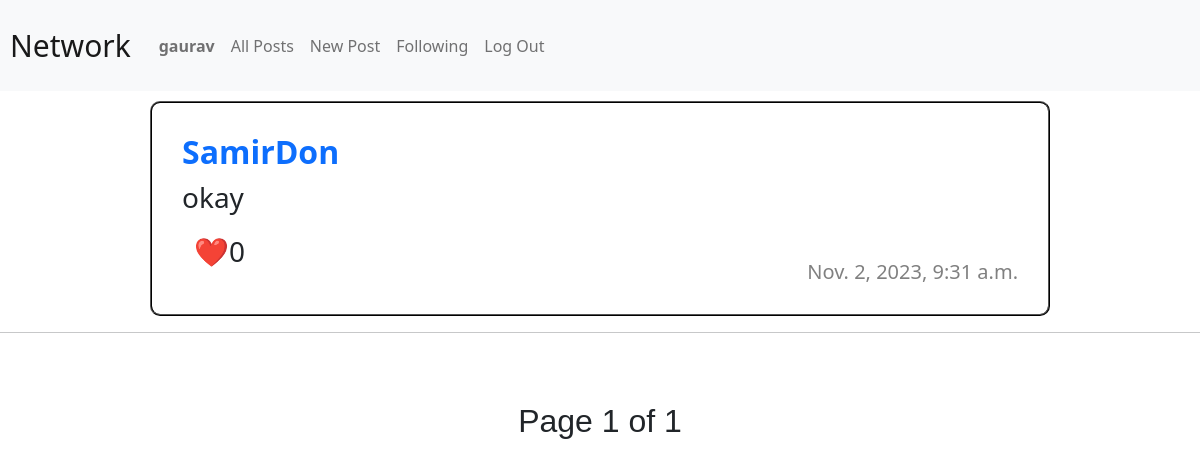
Page /following (signed in) on the earlier database version.
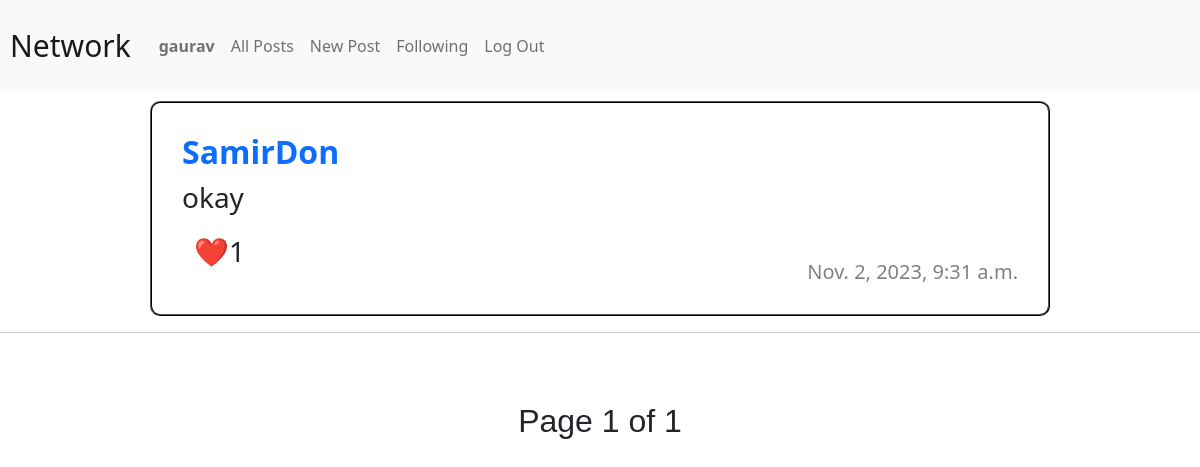
Same page on the later database version.
### network/models.py (models this page shows, shortened)
class Post(models.Model):
    user = models.ForeignKey(User, on_delete=models.CASCADE)
    content = models.TextField()
    creation_date = models.DateTimeField(auto_now_add=True)
    likes = models.IntegerField(default=0)
    edited = models.BooleanField(default=False)
    likers = models.TextField(default="", null=True)

class User(AbstractUser):
    follower = models.TextField(default="", null=True)
    following = models.TextField(default="", null=True)
    pass

### network/views.py (the view)
# urls.py: path("following", views.followingfeed, name="followingfeed"),
@login_required
def followingfeed(request):
    logged_user = User.objects.get(id= request.user.id)
    following_list = logged_user.following.split(",")
    if "" in following_list:
        following_list.remove("")
    try:
        all_feed = Post.objects.filter(user=following_list[0]).order_by('-creation_date')
        for i in following_list:
            all_feed = list(chain(all_feed, Post.objects.filter(user=int(i)).order_by('-creation_date')))
    except ValueError:
        all_feed=[]
    paginator = Paginator(all_feed, MAX_POSTS)
    page = request.GET.get('page')
    posts_paginator = paginator.get_page(page)
    return render(request, "network/following.html",{
        "posts" : all_feed,
        "page" : posts_paginator
    })

### network/templates/network/following.html (shortened to what this page needs)
{% extends "network/layout.html" %}
{% load static %}
{% block body %}
{% if posts %}
    {% for post in page %}
        <div class="post">
            <a href="{% url "userpage" post.user.id %}"><h2>{{ post.user.username }}</h2></a>
            <h3 id="post-content-{{post.id}}">{{ post.content }}</h3>
            <ul class="likeul">
                <li>
                    <h3 id="likeButton{{ post.id }}"><a onclick="likepost(`{{ post.id }}`)">❤️ </a></h3>
                </li>
                <li>
                    <h3 id="likes{{ post.id }}">{{ post.likes }}</h3>
                </li>
            </ul>
            <h6 style="color: gray;text-align: right; visibility: hidden;" id="editedtag{{ post.id }}">(edited)</h1>
            <h5 style="text-align: right;">{{ post.creation_date }}</h5>
        </div>
    {% endfor %}
        {% else %}
            <center><h1 style="color: red; font-weight: Bolder; font-size: 900%;padding: 70px 0;">No posts :(</h1></center>
    {% endif %}
    <hr><br><br>
    <div class="pagination" style="display: inline;">
     <center>
     Page {{ page.number }} of {{page.paginator.num_pages}}
     </center>
     <br></div>
{% endblock %}

Differences in the rows shown:
changed Post "okay": likes "0" → "1"
